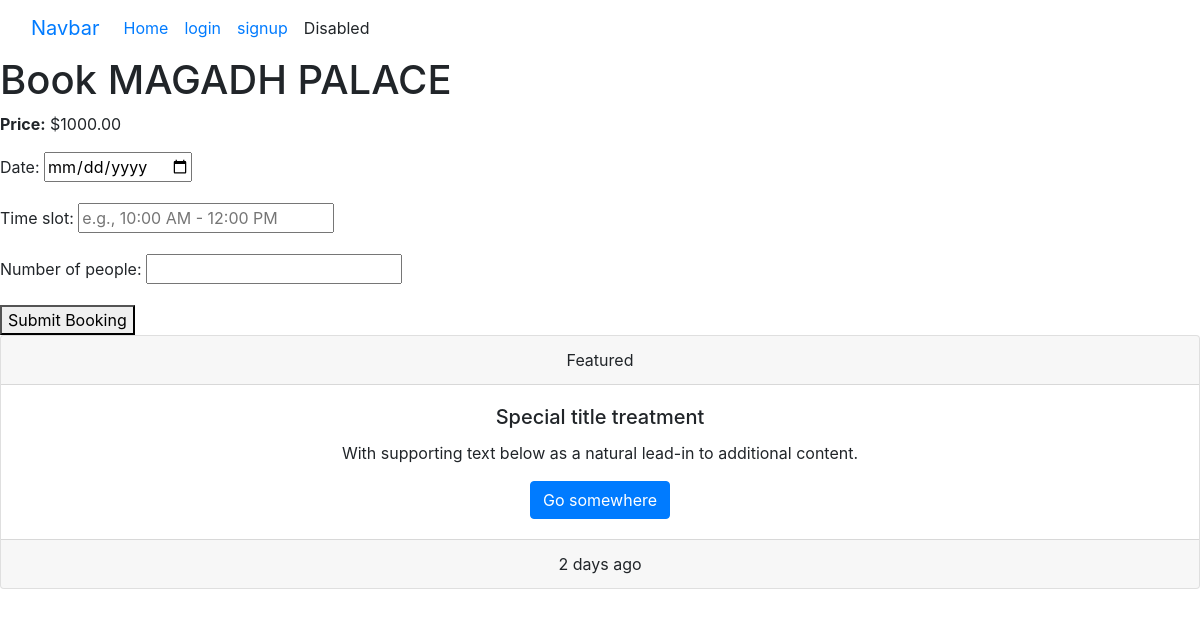
Before: /book/1/ with the older database file.
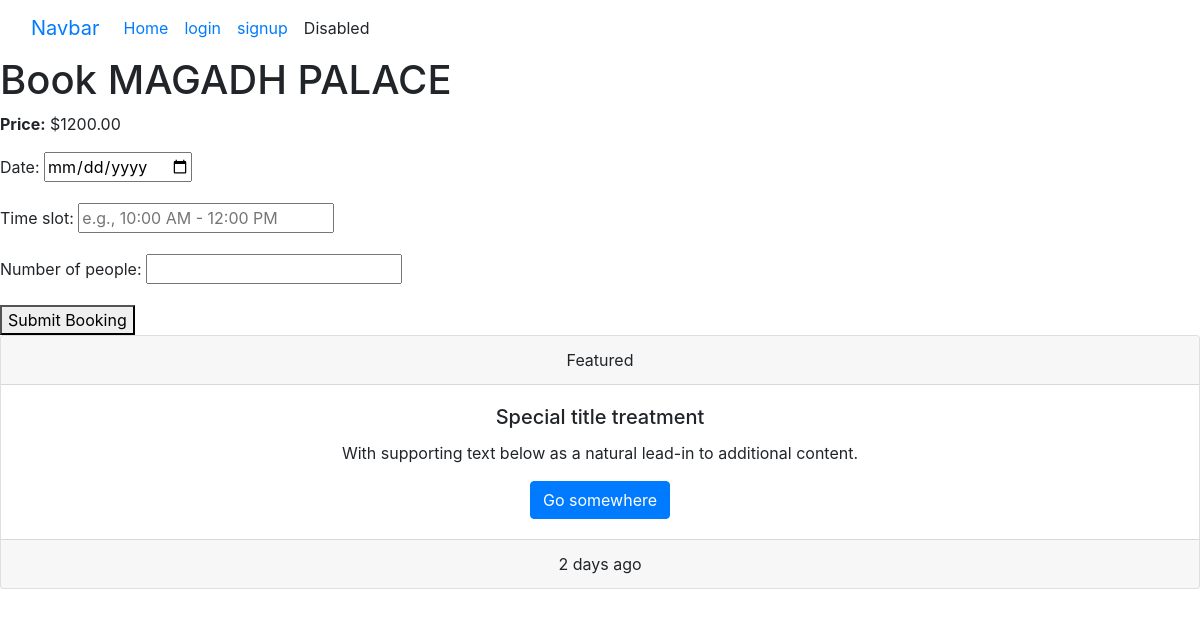
After: the same page with the newer database file.
### app/models.py (models this page shows, shortened)
class Model1(models.Model):
    category= models.ForeignKey(Category, on_delete=models.CASCADE, related_name='model1_items')
    name = models.CharField(max_length=255)
    image = models.ImageField(upload_to='images/')
    description = models.TextField()
    price = models.DecimalField(max_digits=10, decimal_places=2)
    rating = models.FloatField()
    location = models.CharField(max_length=255)
    availability = models.BooleanField(default=True)

### app/views.py (the view)
# urls.py: path('book/<int:pk>/', booking_view, name='booking'),
def booking_view(request, pk):
    instance = get_object_or_404(Model1, pk=pk)
    if request.method == 'POST':
        form = BookingForm(request.POST, user = request.user)
        if form.is_valid():
            booking = form.save(commit=False)
            booking.instance = instance
            booking.name = instance.name  # Auto-fill name
            booking.price = instance.price  # Auto-fill price
            booking.user = request.user
            booking.save()
            return redirect('booking_success')  # Redirect to a success page
    else:
        form = BookingForm()
    return render(request, 'booking_form.html', {'form': form, 'instance': instance})

### app/forms.py
class BookingForm(forms.ModelForm):
    class Meta:
        model = Booking
        fields = ['date', 'time_slot', 'number_of_people']
        widgets = {
            'date': forms.DateInput(attrs={'type': 'date'}),
            'time_slot': forms.TextInput(attrs={'placeholder': 'e.g., 10:00 AM - 12:00 PM'}),
            'number_of_people': forms.NumberInput(attrs={'min': 1}),
        }
    def __init__(self, *args, user=None, **kwargs):
        super().__init__(*args, **kwargs)
        self.user = user  # Store the user instance if needed

### templates/booking_form.html (shortened to what this page needs)
{% extends "base.html" %}
{% load static %}
{% block content %}
<h1>Book {{ instance.name }}</h1>
<p><strong>Price:</strong> ${{ instance.price }}</p>
<form method="POST">
    {{ form.as_p }}
    <button type="submit">Submit Booking</button>
</form>
{% endblock content %}

Changed rows visible on the page:
changed Model1 "MAGADH PALACE": price "1000.00" → "1200.00"
